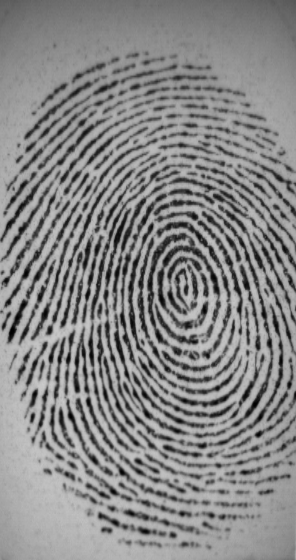
#> input picture data/fprdata/DB2_B/101_1.tif, 296 x 560 px
$ python -i __init__.py   (imports and definitions only)
#> lines starting #> are read from the running program, lines starting #| are printed output that depends on the picture; after the words box and inside, x2 and y2 are one past the last pixel; in counts of white or black regions, pixels touching at a corner belong together
#> further down, picture is the input picture: shape (560, 296, 3); min 0, max 202, mean 135.7
import cv2
import numpy as np
import skimage.morphology
from skimage.morphology import convex_hull_image, erosion
from skimage.morphology import square
import math

class MinutiaeFeature(object):
    # [5 lines left out: function __init__, not called in this run]

class FingerprintFeatureExtractor(object):
    def __init__(self):
        self._mask = []
        self._skel = []
        self.minutiaeTerm = []
        self.minutiaeBif = []
        self._spuriousMinutiaeThresh = 10

    def setSpuriousMinutiaeThresh(self, spuriousMinutiaeThresh):
        self._spuriousMinutiaeThresh = spuriousMinutiaeThresh

    def __skeletonize(self, img):
        img = np.uint8(img > 128)
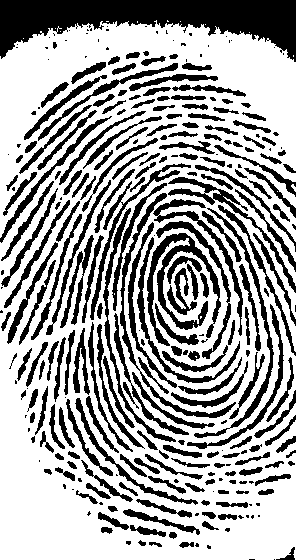
#> img: shape (560, 296, 3); values 0 (black) and 1 (white), 65% white; 300 black regions (90 under 20 px), largest, box (x1, y1, x2, y2) and area: (0, 0, 296, 62) 9620, (147, 233, 221, 346) 2183, (120, 193, 236, 418) 1308
        self._skel = skimage.morphology.skeletonize(img)
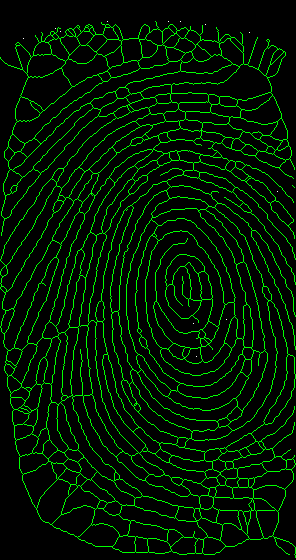
#> self._skel: shape (560, 296, 3) bool; mean of channels 0, 1, 2 7.24e-05, 0.0938, 7.24e-05; drawn as B, G, R
        self._skel = np.uint8(self._skel) * 255
        self._mask = img * 255

    # [28 lines left out: function __computeAngle, not called in this run]

    def __getTerminationBifurcation(self):
        self._skel = self._skel == 255
#> (the run stopped early here; a loop or call above may not have finished)

$ run again, on data/fprdata/DB2_B/101_2.tif
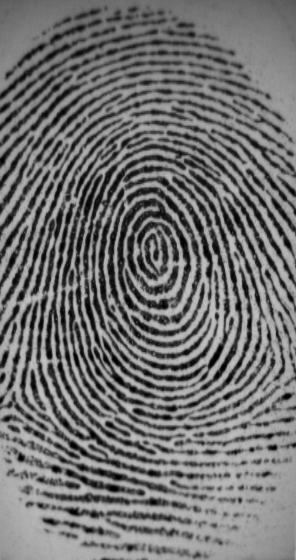
#> input picture data/fprdata/DB2_B/101_2.tif, 296 x 560 px
#> picture is the input picture: shape (560, 296, 3); min 0, max 197, mean 113.7
#> in __skeletonize, `img = np.uint8(img > 128)`:
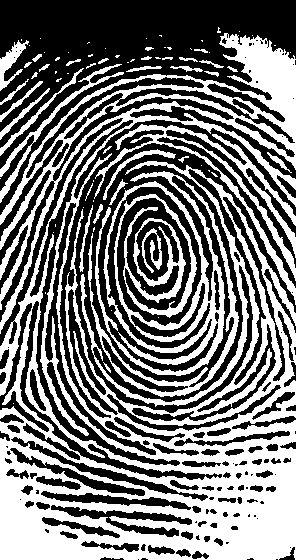
#> img: shape (560, 296, 3); values 0 (black) and 1 (white), 46.3% white; 80 white regions (44 under 20 px), largest, box (x1, y1, x2, y2) and area: (0, 33, 296, 560) 56971, (88, 171, 239, 397) 10964, (94, 124, 296, 305) 4077
#> in __skeletonize, `self._skel = skimage.morphology.skeletonize(img)`:
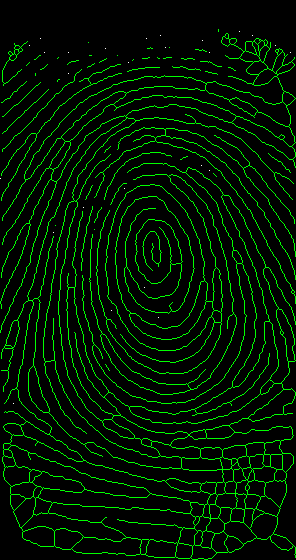
#> self._skel: shape (560, 296, 3) bool; mean of channels 0, 1, 2 0.000157, 0.0867, 0.000157; drawn as B, G, R

$ run again, on data/fprdata/DB2_B/101_3.tif
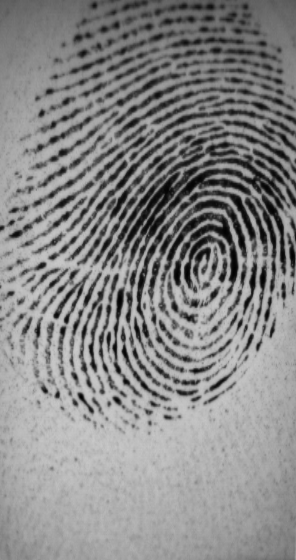
#> input picture data/fprdata/DB2_B/101_3.tif, 296 x 560 px
#> picture is the input picture: shape (560, 296, 3); min 1, max 202, mean 135.4
#> in __skeletonize, `img = np.uint8(img > 128)`:
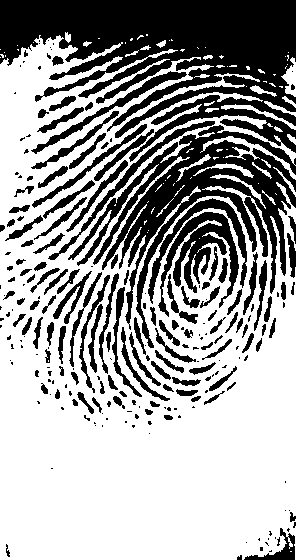
#> img: shape (560, 296, 3); values 0 (black) and 1 (white), 63.5% white; 234 black regions (114 under 20 px), largest, box (x1, y1, x2, y2) and area: (0, 0, 296, 162) 25567, (68, 125, 296, 348) 13036, (158, 212, 239, 317) 2913
#> in __skeletonize, `self._skel = skimage.morphology.skeletonize(img)`:
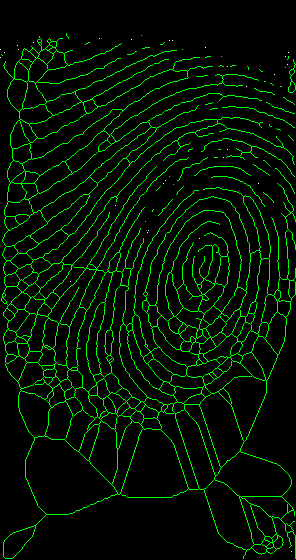
#> self._skel: shape (560, 296, 3) bool; mean of channels 0, 1, 2 0.000175, 0.0725, 0.000169; drawn as B, G, R

$ run again, on data/fprdata/DB2_B/101_4.tif
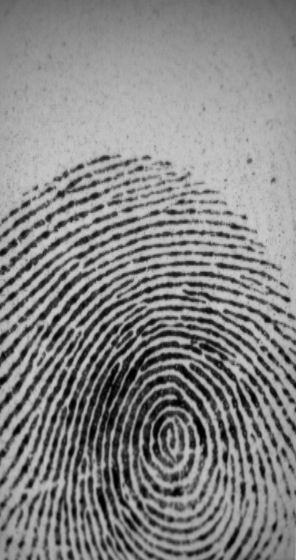
#> input picture data/fprdata/DB2_B/101_4.tif, 296 x 560 px
#> picture is the input picture: shape (560, 296, 3); min 0, max 204, mean 133.3
#> in __skeletonize, `img = np.uint8(img > 128)`:
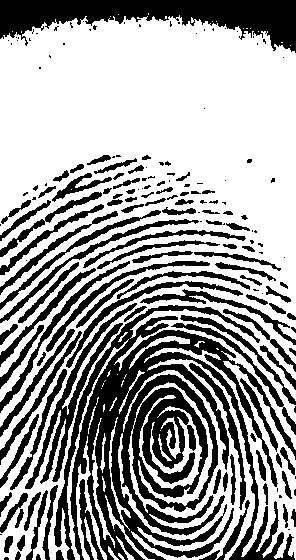
#> img: shape (560, 296, 3); values 0 (black) and 1 (white), 62.6% white; 179 black regions (75 under 20 px), largest, box (x1, y1, x2, y2) and area: (54, 305, 296, 560) 25257, (0, 0, 296, 53) 7931, (25, 303, 137, 489) 2593
#> in __skeletonize, `self._skel = skimage.morphology.skeletonize(img)`:
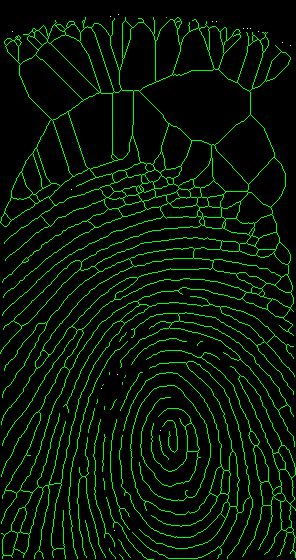
#> self._skel: shape (560, 296, 3) bool; mean of channels 0, 1, 2 9.65e-05, 0.0793, 9.65e-05; drawn as B, G, R
